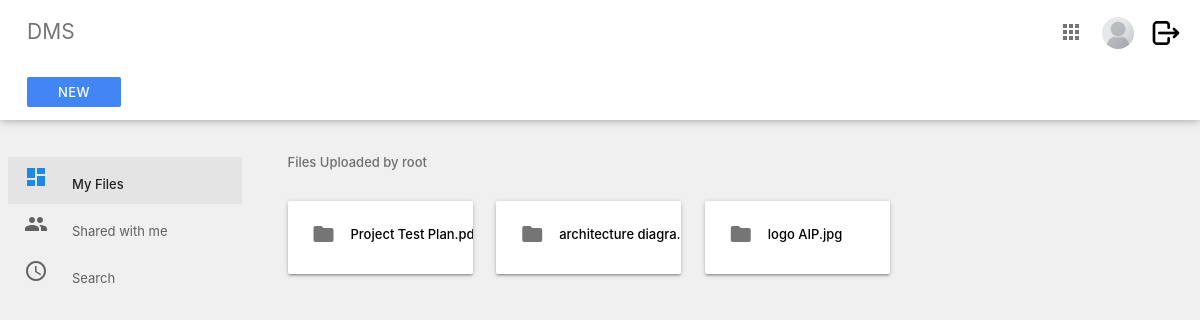
Page /index/ (signed in) on the committed database.
### Users/models.py (models this page shows, shortened)
class UserInfo(models.Model):
    groupchoices = models.TextChoices('groupchoices', 'management accounting sales tech restricted')
    user = models.OneToOneField(User,
                                on_delete=models.CASCADE,
                                null=True,
                                blank=True)
    name = models.CharField(max_length=200, null=True)
    email = models.EmailField(max_length=200,null=True)
    image = models.ImageField(null=True, upload_to='profile_pics/', blank=True)
    active = models.BooleanField(default=True)
    priv_level = models.IntegerField(default=3)
    group = models.CharField(max_length=100,
                             default='restricted',
                             choices=groupchoices.choices)
    remarks = models.CharField(max_length=200, null=True, blank=True)
    @property
    def imageURL(self):
        try:
            url = self.image.url
        except:
            url = '/media/placeholder.png'
        return url

### System/models.py (models this page shows, shortened)
class Files(models.Model):
    groupchoices = models.TextChoices('groupchoices', 'management all accounting sales tech')
    name = models.CharField(max_length=100)
    org_name = models.CharField(max_length=100, blank=True, null=True)
    extension = models.CharField(max_length=10, blank=True, null=True)
    file = models.FileField(upload_to='files/')
    group = models.CharField(max_length=100,
                             default='all',
                             choices=groupchoices.choices)
    uploaded_by = models.ForeignKey(User, on_delete=models.SET_NULL, null=True, blank=True)
    version = models.IntegerField(default='1')
    active = models.BooleanField(default=True)
    created_at = models.DateTimeField(auto_now_add=True)
    new_version = models.BooleanField(default=False)
    file_content = models.TextField(blank=True, null=True)
    @property
    def fileURL(self):
        try:
            url = self.file.url
        except:
            url = None
        return url

class Version_control(models.Model):
    groupchoices = models.TextChoices('groupchoices', 'management all accounting sales tech')
    name = models.CharField(max_length=100)
    file = models.FileField(upload_to='files/version/')
    org_name = models.CharField(max_length=100, blank=True, null=True)
    extension = models.CharField(max_length=10, blank=True, null=True)
    version = models.IntegerField(default='2')
    prev_version = models.ForeignKey(Files, on_delete=models.SET_NULL, null=True, blank=True)
    pre_ver_control = models.ForeignKey('self', on_delete=models.SET_NULL, null=True, blank=True)
    group = models.CharField(max_length=100,
                             default='all',
                             choices=groupchoices.choices)
    uploaded_by = models.ForeignKey(User, on_delete=models.SET_NULL, null=True, blank=True)
    created_at = models.DateTimeField(auto_now_add=True)
    new_version = models.BooleanField(default=False)
    file_content = models.TextField(blank=True, null=True)
    @property
    def fileURL(self):
        try:
            url = self.file.url
        except:
            url = None
        return url

### System/views.py (the view)
# urls.py: path('index/', include("System.urls")),
@login_required(login_url='login')
def index(request):
    if not check_user_status(request):
        messages.error(request, 'Your account is not active. Please contact admin to activate your account.')
        return redirect('logout')
    user = UserInfo.objects.get(user=request.user)
    files = Files.objects.filter(uploaded_by=request.user, new_version=False)
    new_ver = Version_control.objects.filter(uploaded_by=request.user, new_version=False)
    context = {'index':'index','user':user}
    if new_ver.count() > 0:
        context = {'data1': new_ver, 'index':'index', 'user':user}
    if files.count() > 0:
        context = {'data': files, 'index':'index', 'user':user}
    if new_ver.count() > 0 and files.count() > 0:
         context = {'data': files, 'data1':new_ver, 'index':'index', 'user':user}
    return render(request, 'dms/index.html', context)

### System/utils.py (called while the page is built)
def check_user_status(request):
    user = UserInfo.objects.get(user=request.user)
    if user.active == True:
        return True
    else:
        return False

### template/dms/index.html (shortened to what this page needs)
{% extends  'dms/section/main.html'%}
{% load static %}
{% block content %}
    <div class="main">
      <div class="container-fluid">
        <p class="subheader">Files Uploaded by {{request.user}} </p>
        {% if data %}
        {% for d in data %}
        <div class="card-panel folder">
          <a href="{% url 'view' pk=d.id type='file' %}">
            <i class=" material-icons left">folder</i>
          </a>
          <div class="tooltip"><a href="{{d.fileURL}}" style="text-decoration: none;color: black; overflow: hidden;" onMouseOver="this.style.color='blue'"
            onMouseOut="this.style.color='black'"><div class="short">{{d.org_name}}.{{d.extension}}</div>
           </a> <span class="tooltiptext">Version : {{d.version}}</span>
          </div>
        </div>
        {%endfor%}
        {%endif%}
        {% if data1 %}
        {% for d in data1 %}
        <div class="card-panel folder">
          <a href="{% url 'view' pk=d.prev_version.id type='version' %}" >
            <i class=" material-icons left">folder</i>
          </a>
          <div class="tooltip"><a href="{{d.fileURL}}" style="text-decoration: none;color: black; overflow: hidden;" onMouseOver="this.style.color='blue'"
            onMouseOut="this.style.color='black'"><div class="short">{{d.org_name}}.{{d.extension}}</div>
           </a> <span class="tooltiptext">Version : {{d.version}}</span>
          </div>
        </div>
        {%endfor%}
        {%endif%}
      </div>
    </div>
    {% endblock %}

### template/dms/section/nav.html (shortened to what this page needs)
{%load static%}
<div class="navbar-fixed">
    <nav class="nav-extended white">
      <div class="nav-wrapper white">
        <ul>
          <li>
            <a href="{% url 'index' %}" class="title grey-text text-darken-1"
              >DMS</a
            >
          </li>
        </ul>
        <ul class="right">
          {%if request.user.is_staff%}
          <li>
            <a href="{% url 'admin:index' %}"
              ><i class="material-icons grey-text text-darken-1">apps</i></a
            >
          </li>
          {%endif%}
          <li>
            <a href="{% url 'edit'%}"
              ><img src="{{ user.imageURL }}" alt="profile pic" class="circle" style="height: 32px;
              width: 32px;"
            /></a>
          </li>
          <li>
            <a href="{% url 'logout'%}"
              ><img src="{% static 'media/logout.png'%}" alt="profile pic" class="circle" style="height: 32px;
              width: 32px;"
            /></a>
          </li>
        </ul>
      </div>
      <div class="nav-wrapper nav-2">
        <ul>
          {% if user.group != "restricted" %}
          <li>
            <a
              href="{% url 'upload' %}"
              class="waves-effect waves-light btn btn-flat white-text"
              >New</a
            >
          </li>
          {% endif %}
        </ul>
      </div>
    </nav>
  </div>
  <ul class="side-nav fixed floating transparent z-depth-0">
    <li {% if index %}class="active" {%endif%}>
      <a href="{% url 'index' %}"
        ><i class="material-icons blue-text text-darken-1">dashboard</i>My
        Files{{active}}</a
      >
    </li>
    {% if user.group == "restricted" %}
    <li>
      <a><i class="material-icons">people</i>Shared with me</a>
    </li>
    <li>
      <a><i class="material-icons">access_time</i>Search</a>
    </li>
    {%else%}
    <li {% if shared %}class="active" {%endif%}>
      <a href="{% url 'shared' %}"><i class="material-icons">people</i>Shared with me</a>
    </li>
    <li {% if search %}class="active" {%endif%}>
      <a href="{%url 'search'%}"><i class="material-icons">access_time</i>Search</a>
    </li>
    {%endif%}
  </ul>

### static/css/main.css (style rules this page uses)
body { background-color: #f0f0f0; font-size: 13px; }
.container-fluid { padding: 1rem 2.5rem; margin: auto; }
.main { position: absolute; width: calc(100% - 250px); top: 125px; margin-left: 250px; }
.subheader { color: rgba(0, 0, 0, 0.54); font-weight: 500; }
nav { box-shadow: 0 1px 8px rgba(0, 0, 0, 0.3); }
nav ul li { text-align: center; }
nav ul.right { padding-right: 12px; }
nav ul.right li { max-width: 48px; }
nav ul a { padding-right: 0 12px; }
nav ul a img { height: 32px; width: 32px; vertical-align: middle; margin-left: -5px; }
.nav-wrapper { padding-left: 12px; }
.nav-wrapper .title { font-size: 1.4rem; }
.nav-wrapper .btn-flat { background-color: #4285f4 !important; font-size: 13px; font-weight: 500; height: 30px; line-height: 30px; width: 94px; }
.nav-2, .nav-2 i { height: 56px !important; line-height: 56px !important; min-height: 56px !important; }
.side-nav.floating { width: 250px; padding: 85px 8px 0 !important; height: calc(100% - 130px); left: initial; right: initial; top: 125px; transform: initial; z-index: auto; margin: 0.5rem 0 1rem 0; border-radius: 2px; background: transparent; box-shadow: none; }
.side-nav .active { background-color: rgba(0, 0, 0, 0.05); }
.side-nav .active a { color: #212121; font-weight: 500; }
.side-nav li a, .side-nav li a i.material-icons { height: 40px; line-height: 40px; }
.side-nav li a i.material-icons { margin-right: 24px; }
.side-nav li a { padding: 0 16px; font-weight: normal; font-size: 13px; color: #616161; }
.folder { width: 185px; display: inline-block; margin: 15px 20px 15px 0; font-weight: 500; overflow: hidden; text-overflow: ellipsis; white-space: nowrap; }
.folder i { color: rgba(0, 0, 0, 0.54); margin-top: -3px; }

### template/dms/index.html (style rules this page uses)
.tooltip { position: relative; display: inline-block; }
.short { overflow: hidden; white-space: nowrap; text-overflow: ellipsis; width: 130px; }

### rows in the picture
UserInfo: imageURL (placeholder picture)
Files: org_name "Project Test P…"
Version_control: org_name "architecture diagra…"
Version_control: org_name "logo AIP", extension "jpg"

### other values in the picture
{{ request.user }} "root"
